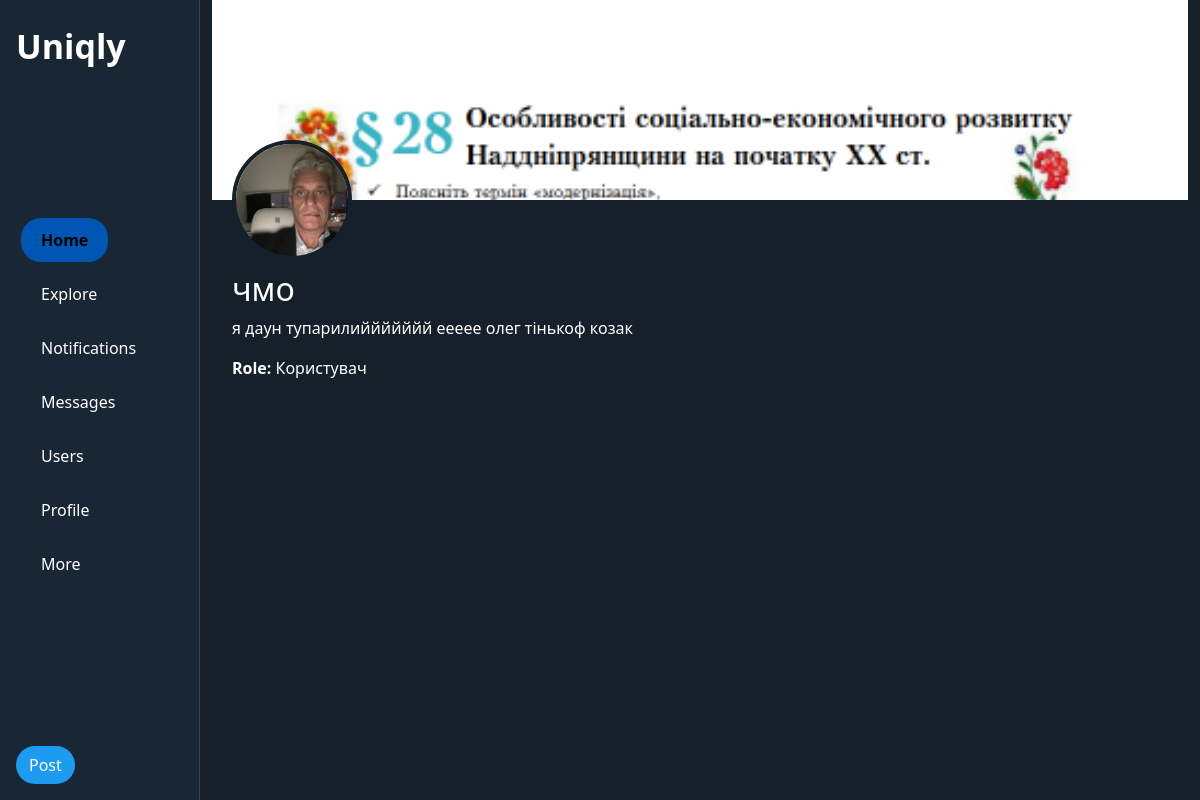
/user_profile/1/, run on an earlier commit of the app's database.
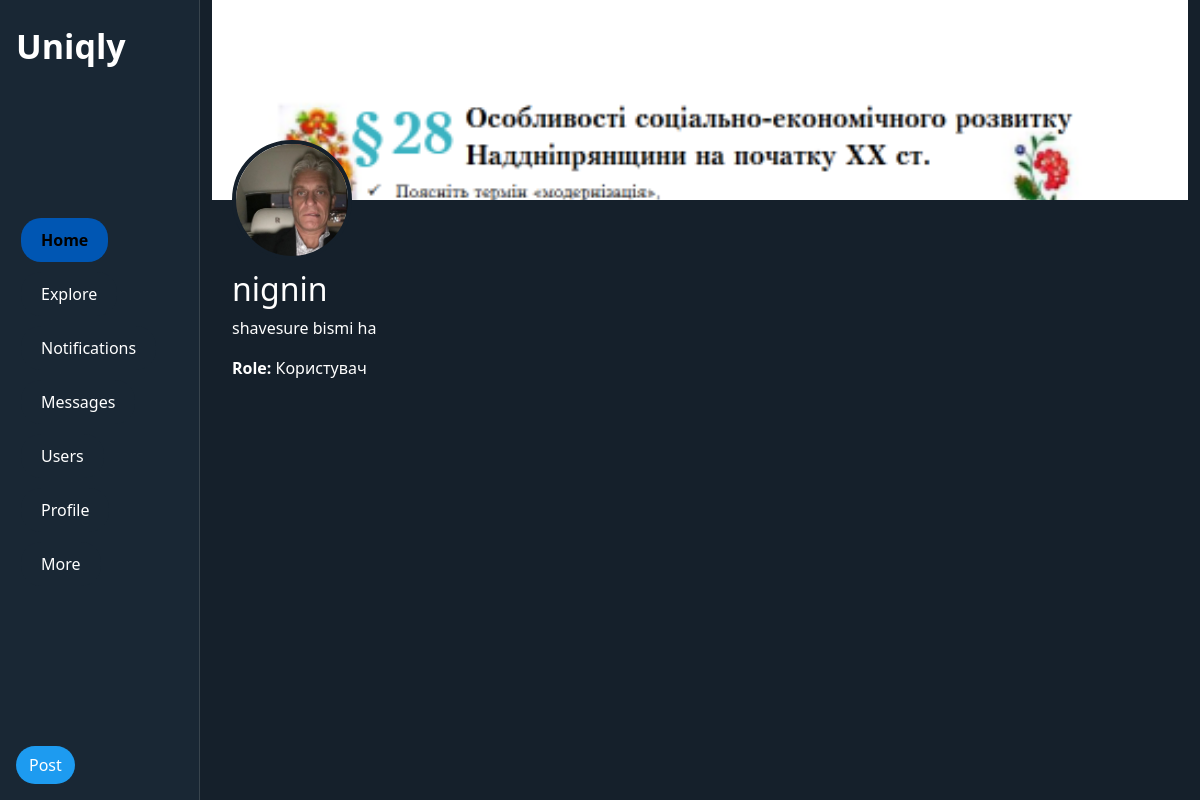
And on a later commit of the database.
### aunthentication/models.py (models this page shows)
class CustomUser(AbstractUser):
    ROLE_CHOICES = (
        ('user', 'Користувач'),
        ('moderator', 'Модератор'),
        ('admin', 'Адміністратор'),
    )
    role = models.CharField(max_length=10, choices=ROLE_CHOICES, default='user')
    bio = models.TextField(null=True)
    avatar = models.ImageField(upload_to="Image", null= True)
    hat = models.ImageField(upload_to="Image",null=True)

### aunthentication/views.py (the view)
# urls.py: path('user_profile/<int:pk>/', UserDetailView.as_view(), name='user_profile')
class UserDetailView(DetailView):
    model = CustomUser
    template_name = "user_detail.html"
    context_object_name = 'user'
    succues_url = reverse_lazy("user")

### templates/user_detail.html (shortened to what this page needs)
<!DOCTYPE html>
<html lang="en">
<head>
    <link href="https://cdn.jsdelivr.net/npm/bootstrap@5.3.0/dist/css/bootstrap.min.css" rel="stylesheet">
    {% load static %}
    <link rel="stylesheet" href="{% static 'style.css' %}">
</head>
<body>
    <div class="container-fluid">
        <div class="row">
            <nav class="navbar col-md-2 d-flex flex-column align-items-start py-3">
                <a class="navbar-brand ms-3" href="#">{{ cus}}Uniqly</a>
                <ul class="navbar-nav flex-column ms-3">
                    <li class="nav-item"><a class="nav-link active" href="{% url 'post' %}">Home</a></li>
                    <li class="nav-item"><a class="nav-link" href="{% url 'explore'%}">Explore</a></li>
                    <li class="nav-item"><a class="nav-link" href="{% url 'notifications'%}">Notifications</a></li>
                    <li class="nav-item"><a class="nav-link" href="{% url 'massages'%}">Messages</a></li>
                    <li class="nav-item"><a class="nav-link" href="{% url 'user'%}">Users</a></li>
                    <li class="nav-item"><a class="nav-link" href="{% url 'profile' %}">Profile</a></li>
                    <li class="nav-item"><a class="nav-link" href="{% url 'more'%}">More</a></li>
                </ul>
                    <a class="btn tweet-btn ms-3" href="{% url 'new_post' %}">Post</a>
            </nav>
            <div class="col-md-2 "></div>
            <div class="col-md-10">
                {% if user.hat %}
                <div class="profile-header" style="background-image: url('{{ user.hat.url }}'); background-size: cover;">
                    {% if user.avatar %}
                    <img src="{{ user.avatar.url }}" alt="Avatar" class="profile-avatar">
                    {% endif %}
                </div>
                {% endif %}
                <div class="profile-info">
                    <h2>{{ user.username }}  </h2>
                    <p>{{ user.bio }}</p>
                    <p><strong>Role:</strong> {{ user.get_role_display }}</p>
                </div>
</body>
</html>

### static/style.css (style rules this page uses)
body { background-color: #15202b; color: #ffffff; }
.navbar { height: 100vh; background-color: #192734; border-right: 1px solid #38444d; position: fixed; }
.nav-item { display: inline-block; margin: 5px; }
.nav-link { display: inline-block; padding: 10px 20px; background-color: #192734; color: white; text-decoration: none; border-radius: 20px; transition: background 0.3s ease, transform 0.2s ease; }
.nav-link.active { background-color: #0056b3; font-weight: bold; }
.navbar-brand { font-weight: bold; font-size: 34px; color: #ffffff; }
.tweet-btn { margin-top: 20px; background-color: #1d9bf0; color: white; border-radius: 50px; }
.profile-header { background-color: #1d9bf0; height: 200px; position: relative; }
.profile-avatar { width: 120px; height: 120px; border-radius: 50%; border: 4px solid #15202b; position: absolute; bottom: -60px; left: 20px; }

What changed in the data, as far as the page shows it:
changed CustomUser "Користувач": username "чмо" → "nignin"; bio "я даун тупарилиййййййй еееее олег тінькоф козак" → "shavesure bismi ha"
